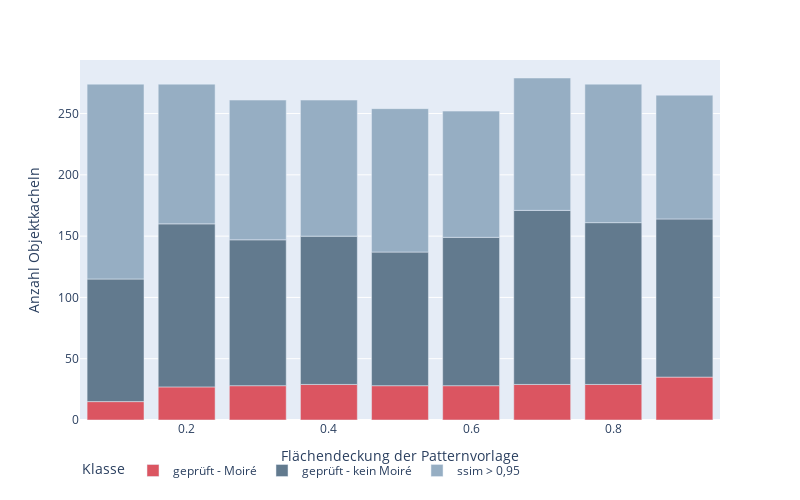

The cell this chart's notebook holds for it:
### Code cell
fig = px.bar(
    grouped_by_pattern_coverage.loc[
        :,
        ['checked_moire','checked_no_moire','ssim_no_moire']
    ].rename(
        columns={
            "checked_moire" : "geprüft - Moiré",
            "checked_no_moire" : "geprüft - kein Moiré",
            "ssim_no_moire" : 'ssim > 0,95'
        }
    ),
    labels={
        'value' : 'Anzahl Objektkacheln',
        'pattern_coverage' : 'Flächendeckung der Patternvorlage',
        'variable' : 'Klasse'
    },
    width=800,
    height=500,
    color_discrete_map=COLOR_MAP
)
fig.update_layout(legend={'orientation':'h'})
fig.write_image( attachment_dir / 'grouped_by_pattern_coverage.jpg' )
fig.write_image( attachment_dir / 'grouped_by_pattern_coverage.pdf' )

fig

### Figure 1 — Plotly figure (JSON) as saved in the notebook; plotly's stock layout.template omitted (floating-point values rounded to 4 significant figures)
{"data": [{"alignmentgroup": "True", "hovertemplate": "Klasse=geprüft - Moiré<br>Flächendeckung der Patternvorlage=%{x}<br>Anzahl Objektkacheln=%{y}<extra></extra>", "legendgroup": "geprüft - Moiré", "marker": {"color": "#db5561", "pattern": {"shape": ""}}, "name": "geprüft - Moiré", "offsetgroup": "geprüft - Moiré", "orientation": "v", "showlegend": true, "textposition": "auto", "type": "bar", "x": [0.1, 0.2, 0.3, 0.4, 0.5, 0.6, 0.7, 0.8, 0.9], "xaxis": "x", "y": [15, 27, 28, 29, 28, 28, 29, 29, 35], "yaxis": "y"}, {"alignmentgroup": "True", "hovertemplate": "Klasse=geprüft - kein Moiré<br>Flächendeckung der Patternvorlage=%{x}<br>Anzahl Objektkacheln=%{y}<extra></extra>", "legendgroup": "geprüft - kein Moiré", "marker": {"color": "#627a8e", "pattern": {"shape": ""}}, "name": "geprüft - kein Moiré", "offsetgroup": "geprüft - kein Moiré", "orientation": "v", "showlegend": true, "textposition": "auto", "type": "bar", "x": [0.1, 0.2, 0.3, 0.4, 0.5, 0.6, 0.7, 0.8, 0.9], "xaxis": "x", "y": [100, 133, 119, 121, 109, 121, 142, 132, 129], "yaxis": "y"}, {"alignmentgroup": "True", "hovertemplate": "Klasse=ssim > 0,95<br>Flächendeckung der Patternvorlage=%{x}<br>Anzahl Objektkacheln=%{y}<extra></extra>", "legendgroup": "ssim > 0,95", "marker": {"color": "#96aec3", "pattern": {"shape": ""}}, "name": "ssim > 0,95", "offsetgroup": "ssim > 0,95", "orientation": "v", "showlegend": true, "textposition": "auto", "type": "bar", "x": [0.1, 0.2, 0.3, 0.4, 0.5, 0.6, 0.7, 0.8, 0.9], "xaxis": "x", "y": [159, 114, 114, 111, 117, 103, 108, 113, 101], "yaxis": "y"}], "layout": {"barmode": "relative", "height": 500, "legend": {"orientation": "h", "title": {"text": "Klasse"}, "tracegroupgap": 0}, "margin": {"t": 60}, "width": 800, "xaxis": {"anchor": "y", "autorange": true, "domain": [0, 1], "range": [0.05, 0.95], "title": {"text": "Flächendeckung der Patternvorlage"}, "type": "linear"}, "yaxis": {"anchor": "x", "autorange": true, "domain": [0, 1], "range": [0, 293.7], "title": {"text": "Anzahl Objektkacheln"}, "type": "linear"}}}
